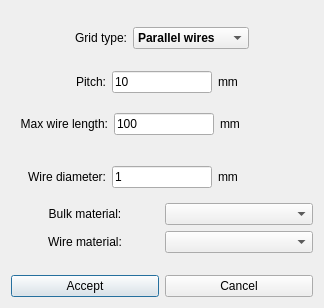
<?xml version="1.0" encoding="UTF-8"?>
<ui version="4.0">
 <class>AGridElementDialog</class>
 <widget class="QDialog" name="AGridElementDialog">
  <property name="geometry">
   <rect>
    <x>0</x>
    <y>0</y>
    <width>324</width>
    <height>308</height>
   </rect>
  </property>
  <property name="windowTitle">
   <string>Dialog</string>
  </property>
  <layout class="QVBoxLayout" name="verticalLayout_3">
   <item>
    <spacer name="verticalSpacer_3">
     <property name="orientation">
      <enum>Qt::Vertical</enum>
     </property>
     <property name="sizeHint" stdset="0">
      <size>
       <width>20</width>
       <height>40</height>
      </size>
     </property>
    </spacer>
   </item>
   <item>
    <layout class="QHBoxLayout" name="horizontalLayout">
     <item>
      <spacer name="horizontalSpacer_2">
       <property name="orientation">
        <enum>Qt::Horizontal</enum>
       </property>
       <property name="sizeHint" stdset="0">
        <size>
         <width>40</width>
         <height>20</height>
        </size>
       </property>
      </spacer>
     </item>
     <item>
      <widget class="QLabel" name="label">
       <property name="font">
        <font>
         <weight>50</weight>
         <bold>false</bold>
        </font>
       </property>
       <property name="text">
        <string>Grid type:</string>
       </property>
       <property name="alignment">
        <set>Qt::AlignRight|Qt::AlignTrailing|Qt::AlignVCenter</set>
       </property>
      </widget>
     </item>
     <item>
      <widget class="QComboBox" name="cobGridType">
       <property name="font">
        <font>
         <weight>75</weight>
         <bold>true</bold>
        </font>
       </property>
       <item>
        <property name="text">
         <string>Parallel wires</string>
        </property>
       </item>
       <item>
        <property name="text">
         <string>Crossed wires</string>
        </property>
       </item>
       <item>
        <property name="text">
         <string>Hexagonal grid</string>
        </property>
       </item>
      </widget>
     </item>
     <item>
      <spacer name="horizontalSpacer">
       <property name="orientation">
        <enum>Qt::Horizontal</enum>
       </property>
       <property name="sizeHint" stdset="0">
        <size>
         <width>40</width>
         <height>20</height>
        </size>
       </property>
      </spacer>
     </item>
    </layout>
   </item>
   <item>
    <widget class="QStackedWidget" name="stackedWidget">
     <property name="currentIndex">
      <number>0</number>
     </property>
     <widget class="QWidget" name="page">
      <layout class="QVBoxLayout" name="verticalLayout_4">
       <item>
        <layout class="QHBoxLayout" name="horizontalLayout_3">
         <item>
          <widget class="QLabel" name="label_9">
           <property name="text">
            <string>Pitch:</string>
           </property>
           <property name="alignment">
            <set>Qt::AlignRight|Qt::AlignTrailing|Qt::AlignVCenter</set>
           </property>
          </widget>
         </item>
         <item>
          <widget class="QLineEdit" name="ledPitch">
           <property name="maximumSize">
            <size>
             <width>100</width>
             <height>16777215</height>
            </size>
           </property>
           <property name="text">
            <string>10</string>
           </property>
          </widget>
         </item>
         <item>
          <widget class="QLabel" name="label_8">
           <property name="text">
            <string>mm</string>
           </property>
          </widget>
         </item>
        </layout>
       </item>
       <item>
        <layout class="QHBoxLayout" name="horizontalLayout_10">
         <item>
          <widget class="QLabel" name="label_17">
           <property name="text">
            <string>Max wire length:</string>
           </property>
           <property name="alignment">
            <set>Qt::AlignRight|Qt::AlignTrailing|Qt::AlignVCenter</set>
           </property>
          </widget>
         </item>
         <item>
          <widget class="QLineEdit" name="ledMaxLength">
           <property name="maximumSize">
            <size>
             <width>100</width>
             <height>16777215</height>
            </size>
           </property>
           <property name="text">
            <string>100</string>
           </property>
          </widget>
         </item>
         <item>
          <widget class="QLabel" name="label_16">
           <property name="text">
            <string>mm</string>
           </property>
          </widget>
         </item>
        </layout>
       </item>
      </layout>
     </widget>
     <widget class="QWidget" name="page_2">
      <layout class="QVBoxLayout" name="verticalLayout">
       <item>
        <layout class="QHBoxLayout" name="horizontalLayout_4">
         <item>
          <widget class="QLabel" name="label_2">
           <property name="text">
            <string>Pitch in X:</string>
           </property>
           <property name="alignment">
            <set>Qt::AlignRight|Qt::AlignTrailing|Qt::AlignVCenter</set>
           </property>
          </widget>
         </item>
         <item>
          <widget class="QLineEdit" name="ledPitchX">
           <property name="maximumSize">
            <size>
             <width>100</width>
             <height>16777215</height>
            </size>
           </property>
           <property name="text">
            <string>10</string>
           </property>
          </widget>
         </item>
         <item>
          <widget class="QLabel" name="label_4">
           <property name="text">
            <string>mm</string>
           </property>
          </widget>
         </item>
        </layout>
       </item>
       <item>
        <layout class="QHBoxLayout" name="horizontalLayout_5">
         <item>
          <widget class="QLabel" name="label_6">
           <property name="text">
            <string>Pitch in Y:</string>
           </property>
           <property name="alignment">
            <set>Qt::AlignRight|Qt::AlignTrailing|Qt::AlignVCenter</set>
           </property>
          </widget>
         </item>
         <item>
          <widget class="QLineEdit" name="ledPitchY">
           <property name="maximumSize">
            <size>
             <width>100</width>
             <height>16777215</height>
            </size>
           </property>
           <property name="text">
            <string>10</string>
           </property>
          </widget>
         </item>
         <item>
          <widget class="QLabel" name="label_5">
           <property name="text">
            <string>mm</string>
           </property>
          </widget>
         </item>
        </layout>
       </item>
      </layout>
     </widget>
     <widget class="QWidget" name="page_5">
      <layout class="QVBoxLayout" name="verticalLayout_2">
       <item>
        <layout class="QHBoxLayout" name="horizontalLayout_7">
         <item>
          <widget class="QLabel" name="label_10">
           <property name="text">
            <string>Element size:</string>
           </property>
           <property name="alignment">
            <set>Qt::AlignRight|Qt::AlignTrailing|Qt::AlignVCenter</set>
           </property>
          </widget>
         </item>
         <item>
          <widget class="QLineEdit" name="ledOut">
           <property name="maximumSize">
            <size>
             <width>100</width>
             <height>16777215</height>
            </size>
           </property>
           <property name="toolTip">
            <string>Diameter of  the inscribed circle</string>
           </property>
           <property name="text">
            <string>10</string>
           </property>
          </widget>
         </item>
         <item>
          <widget class="QLabel" name="label_11">
           <property name="text">
            <string>mm</string>
           </property>
          </widget>
         </item>
        </layout>
       </item>
       <item>
        <layout class="QHBoxLayout" name="horizontalLayout_8">
         <item>
          <widget class="QLabel" name="label_12">
           <property name="text">
            <string>Opening size:</string>
           </property>
           <property name="alignment">
            <set>Qt::AlignRight|Qt::AlignTrailing|Qt::AlignVCenter</set>
           </property>
          </widget>
         </item>
         <item>
          <widget class="QLineEdit" name="ledIn">
           <property name="maximumSize">
            <size>
             <width>100</width>
             <height>16777215</height>
            </size>
           </property>
           <property name="toolTip">
            <string>Diameter of  the inscribed circle</string>
           </property>
           <property name="text">
            <string>9</string>
           </property>
          </widget>
         </item>
         <item>
          <widget class="QLabel" name="label_13">
           <property name="text">
            <string>mm</string>
           </property>
          </widget>
         </item>
        </layout>
       </item>
       <item>
        <layout class="QHBoxLayout" name="horizontalLayout_9">
         <item>
          <widget class="QLabel" name="label_14">
           <property name="text">
            <string>Height:</string>
           </property>
           <property name="alignment">
            <set>Qt::AlignRight|Qt::AlignTrailing|Qt::AlignVCenter</set>
           </property>
          </widget>
         </item>
         <item>
          <widget class="QLineEdit" name="ledHeight">
           <property name="maximumSize">
            <size>
             <width>100</width>
             <height>16777215</height>
            </size>
           </property>
           <property name="toolTip">
            <string>Full height</string>
           </property>
           <property name="text">
            <string>1</string>
           </property>
          </widget>
         </item>
         <item>
          <widget class="QLabel" name="label_15">
           <property name="text">
            <string>mm</string>
           </property>
          </widget>
         </item>
        </layout>
       </item>
      </layout>
     </widget>
    </widget>
   </item>
   <item>
    <widget class="QFrame" name="frDiameter">
     <property name="frameShape">
      <enum>QFrame::NoFrame</enum>
     </property>
     <property name="frameShadow">
      <enum>QFrame::Raised</enum>
     </property>
     <layout class="QHBoxLayout" name="horizontalLayout_6">
      <item>
       <widget class="QLabel" name="label_3">
        <property name="text">
         <string>Wire diameter:</string>
        </property>
        <property name="alignment">
         <set>Qt::AlignRight|Qt::AlignTrailing|Qt::AlignVCenter</set>
        </property>
       </widget>
      </item>
      <item>
       <widget class="QLineEdit" name="ledWireDiameter">
        <property name="maximumSize">
         <size>
          <width>100</width>
          <height>16777215</height>
         </size>
        </property>
        <property name="text">
         <string>1</string>
        </property>
       </widget>
      </item>
      <item>
       <widget class="QLabel" name="label_7">
        <property name="text">
         <string>mm</string>
        </property>
       </widget>
      </item>
     </layout>
    </widget>
   </item>
   <item>
    <layout class="QHBoxLayout" name="horizontalLayout_11">
     <property name="topMargin">
      <number>0</number>
     </property>
     <item>
      <layout class="QVBoxLayout" name="verticalLayout_5">
       <property name="leftMargin">
        <number>0</number>
       </property>
       <property name="topMargin">
        <number>0</number>
       </property>
       <item>
        <widget class="QLabel" name="label_19">
         <property name="toolTip">
          <string>Typically the material of the volume containing the grid</string>
         </property>
         <property name="text">
          <string>Bulk material:</string>
         </property>
         <property name="alignment">
          <set>Qt::AlignCenter</set>
         </property>
        </widget>
       </item>
       <item>
        <widget class="QLabel" name="label_18">
         <property name="toolTip">
          <string>Make sure to adjust the optical overrides:
photons should not be able to enter the wires!</string>
         </property>
         <property name="text">
          <string>Wire material:</string>
         </property>
         <property name="alignment">
          <set>Qt::AlignCenter</set>
         </property>
        </widget>
       </item>
      </layout>
     </item>
     <item>
      <layout class="QVBoxLayout" name="verticalLayout_6">
       <item>
        <widget class="QComboBox" name="cobBulkMaterial">
         <property name="toolTip">
          <string>Typically the material of the volume containing the grid</string>
         </property>
        </widget>
       </item>
       <item>
        <widget class="QComboBox" name="cobWireMaterial">
         <property name="toolTip">
          <string>Make sure to adjust the optical overrides:
photons should not be able to enter the wires!</string>
         </property>
        </widget>
       </item>
      </layout>
     </item>
    </layout>
   </item>
   <item>
    <spacer name="verticalSpacer">
     <property name="orientation">
      <enum>Qt::Vertical</enum>
     </property>
     <property name="sizeHint" stdset="0">
      <size>
       <width>20</width>
       <height>40</height>
      </size>
     </property>
    </spacer>
   </item>
   <item>
    <layout class="QHBoxLayout" name="horizontalLayout_2">
     <item>
      <widget class="QPushButton" name="pbAccept">
       <property name="text">
        <string>Accept</string>
       </property>
      </widget>
     </item>
     <item>
      <widget class="QPushButton" name="pbCancel">
       <property name="text">
        <string>Cancel</string>
       </property>
      </widget>
     </item>
    </layout>
   </item>
  </layout>
 </widget>
 <resources/>
 <connections>
  <connection>
   <sender>cobGridType</sender>
   <signal>currentIndexChanged(int)</signal>
   <receiver>stackedWidget</receiver>
   <slot>setCurrentIndex(int)</slot>
   <hints>
    <hint type="sourcelabel">
     <x>107</x>
     <y>56</y>
    </hint>
    <hint type="destinationlabel">
     <x>169</x>
     <y>163</y>
    </hint>
   </hints>
  </connection>
 </connections>
</ui>
